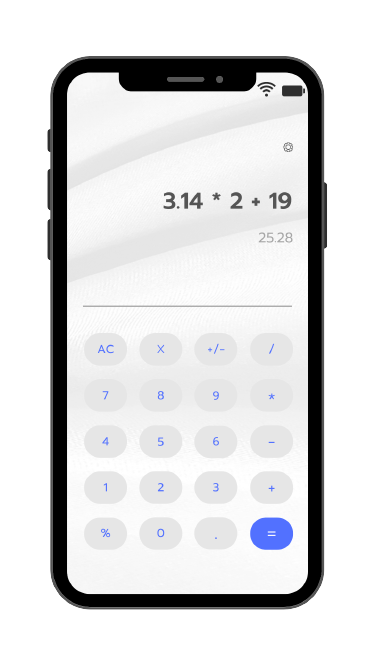
#> input picture OriginalImg/ColorImg/CImg.bmp, 375 x 666 px; its folder holds only this picture in this run
$ jupyter execute --allow-errors DCTlab.ipynb
#> lines starting #> are read from the running program, lines starting #| are printed output that depends on the picture
[cell 1]
import numpy as np
import matplotlib.pyplot as plt
import matplotlib.image as mping
import cv2 as cv
import PIL.Image as pim
import math
import os

#### Using fft.dct

[cell 2]
from scipy import fft
test = fft.dct([1, 2, 3, 4], 2, norm='ortho') # Use SciPy

[cell 3]
test

#### Build 1D-DCT II Function

[cell 4]
def dct(data):
    N = len(data)
    f = 0
    cof = np.zeros(N)
    for k in range(N):
        if k==0:
            f = math.sqrt(1/(4*N))
        else:
            f = math.sqrt(1/(2*N))

        s = 0
        for n in range(N):
            out = data[n] * math.cos((math.pi*k) / (2*N) * (2*n+1))
            s = s + out
        cof[k] = 2 * f * s

    return np.around(cof, decimals=7)

[cell 5]
data = np.array([1,2, 3, 4])
data

[cell 6]
output = dct(data)
output

#### Data-1D -> Signal

[cell 7]
data1D = np.random.randint(256, size=1024)
data1D

[cell 8]
N1D = len(data1D)
index1D = np.arange(N1D)
index1D

[cell 9]
plt.plot(index1D, data1D)
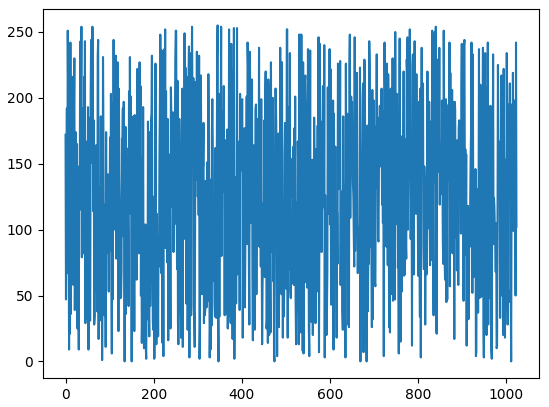
#> figure drawn by matplotlib, 1 panel; curve peaks at x = 345, y = 255

[cell 10]
output1D = dct(data1D)
output1D

[cell 11]
o1D = fft.dct(data1D, norm='ortho') # Use SciPy
o1D

[cell 12]
plt.plot(index1D, output1D)
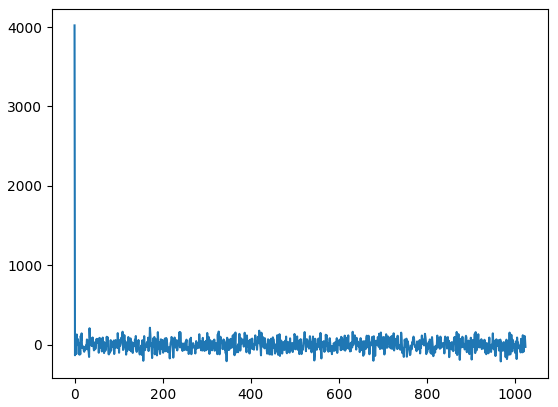
#> figure drawn by matplotlib, 1 panel; curve peaks at x = 0, y = 4020.4

#### Inverse 1D-DCT II Function

[cell 13]
def idct(cof):
    N = len(cof)
    data = np.zeros(N)
    for k in range(N):
        s = 0
        for n in range(1, N):
            out = cof[n] * math.cos(math.pi/(2*N)*((2*k)+1)*n)
            s = s + out
        data[k] = (cof[0]/math.sqrt(N)) + (math.sqrt(2/N)*s)

    return np.around(data, decimals=7)

[cell 14]
output1D_i = idct(output1D)
output1D_i

[cell 15]
o1D_i = fft.idct(output1D, norm='ortho') # Use SciPy
o1D_i

[cell 16]
plt.plot(index1D, output1D_i)

[cell 17]
cpath = os.getcwd()
cpath

[cell 18]
wpath = os.chdir('C:\\Personal\\Local\\Coding\\Projects\\C++\\DCT\\OriginalImg')
cpath = os.getcwd()
cpath

#### Read Grayscale Image

[cell 19]
l1 = 'Grayscale'
path = os.path.join(cpath, l1)
#> (the rest of this cell did not finish here and is left out)

#> (a cell that did not finish here is left out)

#> (a cell that did not finish here is left out)

[cell 22]
index_dim = np.arange(16)
index_dim

[cell 23]
X, Y = np.meshgrid(index_dim, index_dim)
#> (the rest of this cell did not finish here and is left out)

#### Build 2D-DCT II Function

[cell 24]
# [28 lines left out: function dct_2D, not called in this run]

#> (a cell that did not finish here is left out)

#> (a cell that did not finish here is left out)

#> (a cell that did not finish here is left out)

[cell 28]
X, Y = np.meshgrid(index_dim, index_dim)
#> (the rest of this cell did not finish here and is left out)

#### Inverse 2D-DCT II Function

[cell 29]
# [25 lines left out: function idct_2D, not called in this run]

#> (a cell that did not finish here is left out)

#> (a cell that did not finish here is left out)

[cell 32]
X, Y = np.meshgrid(index_dim, index_dim)
#> (the rest of this cell did not finish here and is left out)

#> (a cell that did not finish here is left out)

#### Read Color Image

[cell 34]
l2 = 'ColorImg'
path = os.path.join(cpath, l2)
imlist = os.listdir(path)
impath = os.path.join(path, imlist[0])

cArr = mping.imread(impath)
#> cArr is the input picture: shape (666, 375, 4); mean R, G, B, A 119.6, 119.8, 120.7, 154.1
plt.imshow(cArr)

[cell 35]
cArr

[cell 36]
cArr.shape
#> Out = (666, 375, 4)

#### Build 3D-DCT II Function

[cell 37]
def dct_3D(data):
    M, N, P = data.shape
#> M = 666; N = 375; P = 4
    cof = np.zeros((M, N, P))
    f1 = 0
    f2 = 0
    f3 = 0
    PI = math.pi

    for i in range(M):
        for j in range(N):
            for k in range(P):
                if i==0:
                    f1 = math.sqrt(1/(4*M))
                else:
                    f1 = math.sqrt(1/(2*M))

                if j==0:
                    f2 = math.sqrt(1/(4*N))
                else:
                    f2 = math.sqrt(1/(2*N))

                if k==0:
                    f3 = math.sqrt(1/(4*N))
                else:
                    f3 = math.sqrt(1/(2*N))

                s = 0
                for m in range(M):
                    for n in range(N):
                        for p in range(P):
                            out = data[m][n][p] * math.cos((2*m+1)*i*PI / (2*M)) * math.cos((2*n+1)*j*PI / (2*N)) * math.cos((2*p+1)*k*PI / (2*P))
                            s = s + out
                cof[i][j][k] = 16 * f1 * f2 * f3 * s

    return np.around(cof, decimals=7)
